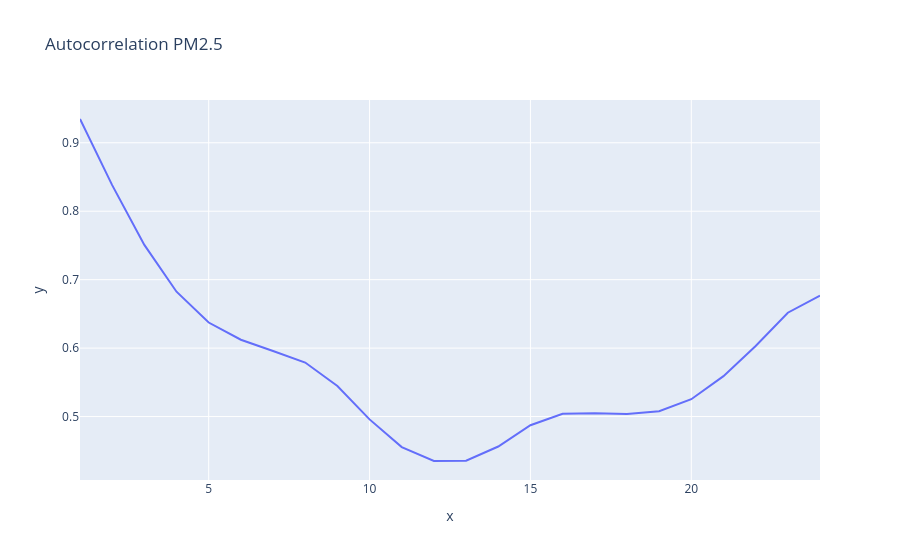

Notebook code cell kept with this figure:
### Code cell
import matplotlib.pyplot as plt

def lag_analysis()-> go.Figure:
    lags = range(1, 25)
    corrs = [df["pm2_5"].corr(df["pm2_5"].shift(lag)) for lag in lags]

    fig_lag = px.line(
        data_frame=df,
        x=lags,
        y=corrs,
        title="Autocorrelation PM2.5"
    )

    fig_lag.update_traces(
        textposition="bottom right"
    )
    fig_lag.show()

lag_analysis()

### Figure 1 — Plotly figure (JSON) as saved in the notebook; plotly's stock layout.template omitted (floating-point values rounded to 4 significant figures)
{"data": [{"hovertemplate": "x=%{x}<br>y=%{y}<extra></extra>", "legendgroup": "", "line": {"color": "#636efa", "dash": "solid"}, "marker": {"symbol": "circle"}, "mode": "lines", "name": "", "orientation": "v", "showlegend": false, "textposition": "bottom right", "type": "scatter", "x": [1, 2, 3, 4, 5, 6, 7, 8, 9, 10, 11, 12, 13, 14, 15, 16, 17, 18, 19, 20, 21, 22, 23, 24], "xaxis": "x", "y": [0.9347, 0.8382, 0.7508, 0.6824, 0.6374, 0.6122, 0.5958, 0.5789, 0.5447, 0.4959, 0.4554, 0.4351, 0.4354, 0.4562, 0.4873, 0.5041, 0.5049, 0.5038, 0.5078, 0.5253, 0.559, 0.6031, 0.6517, 0.6765], "yaxis": "y"}], "layout": {"legend": {"tracegroupgap": 0}, "title": {"text": "Autocorrelation PM2.5"}, "xaxis": {"anchor": "y", "domain": [0, 1], "title": {"text": "x"}}, "yaxis": {"anchor": "x", "domain": [0, 1], "title": {"text": "y"}}}}
